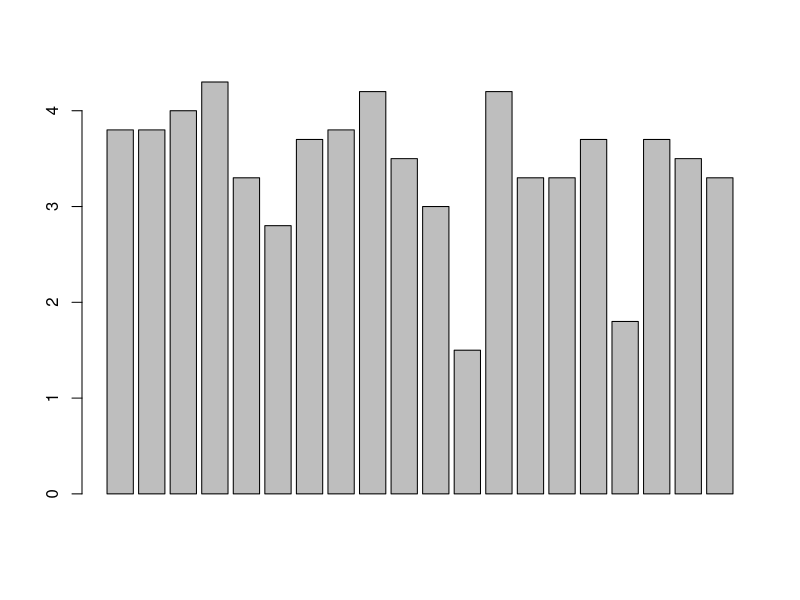
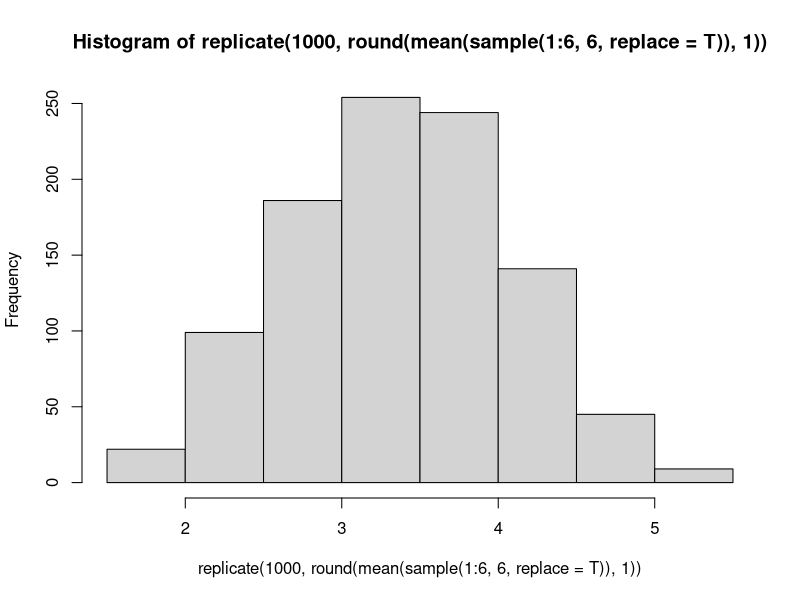
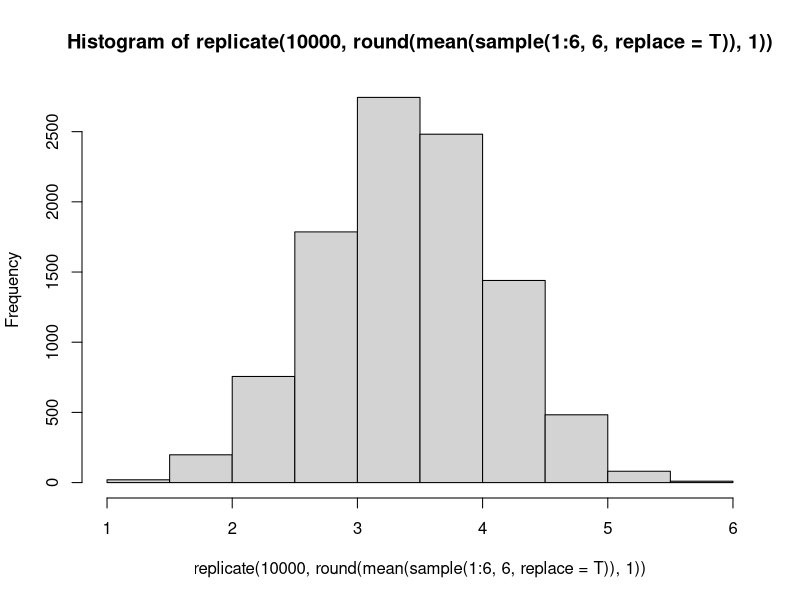
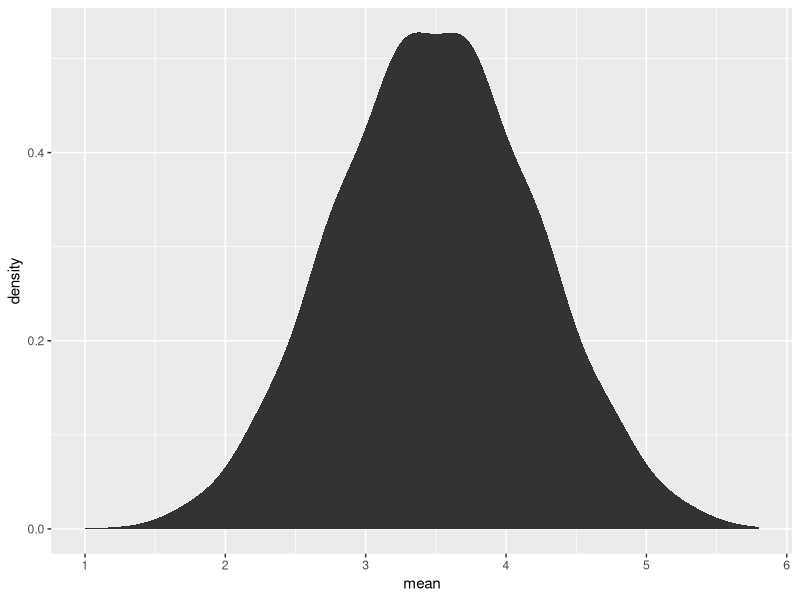
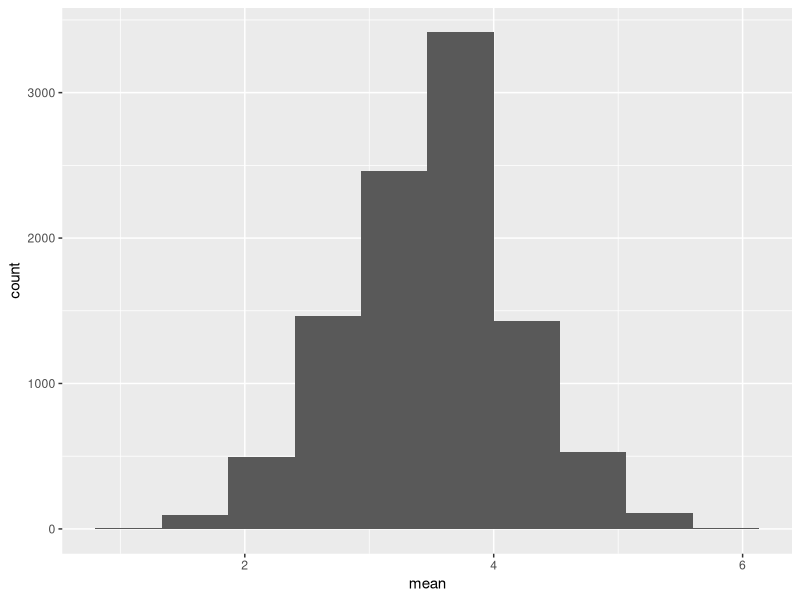
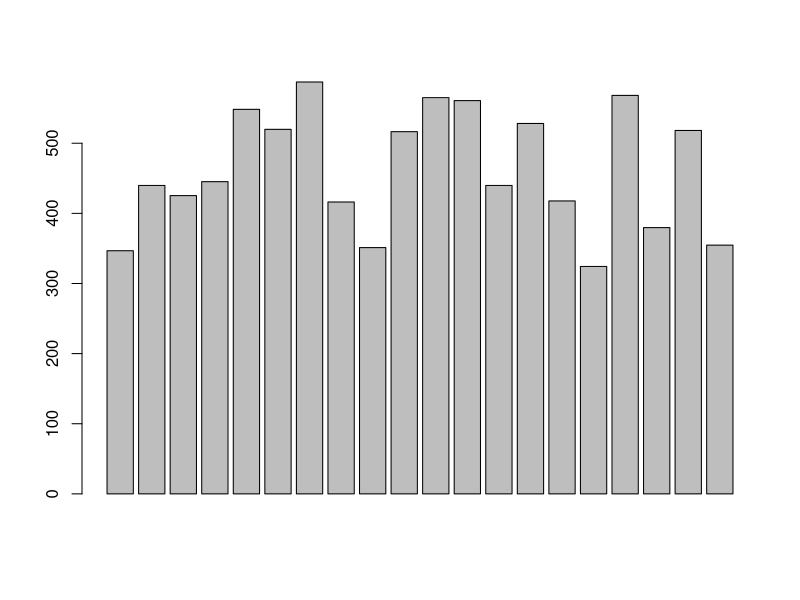
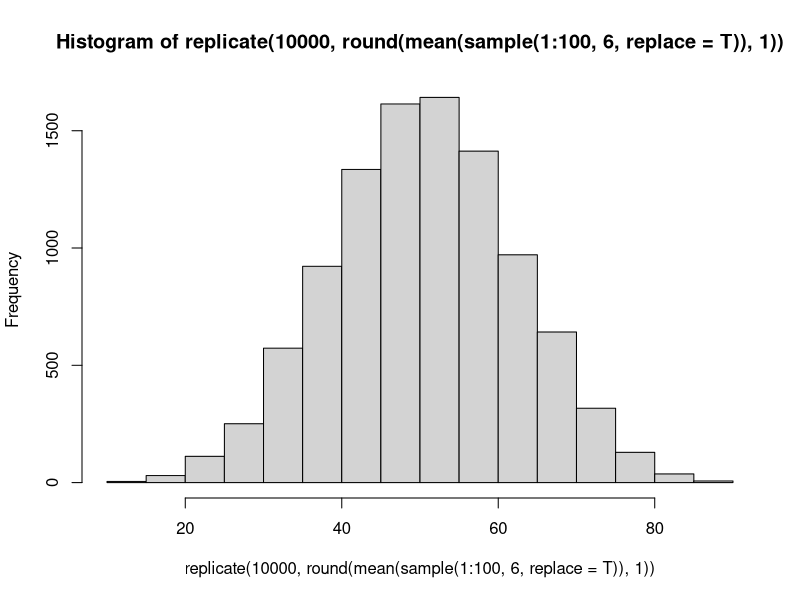
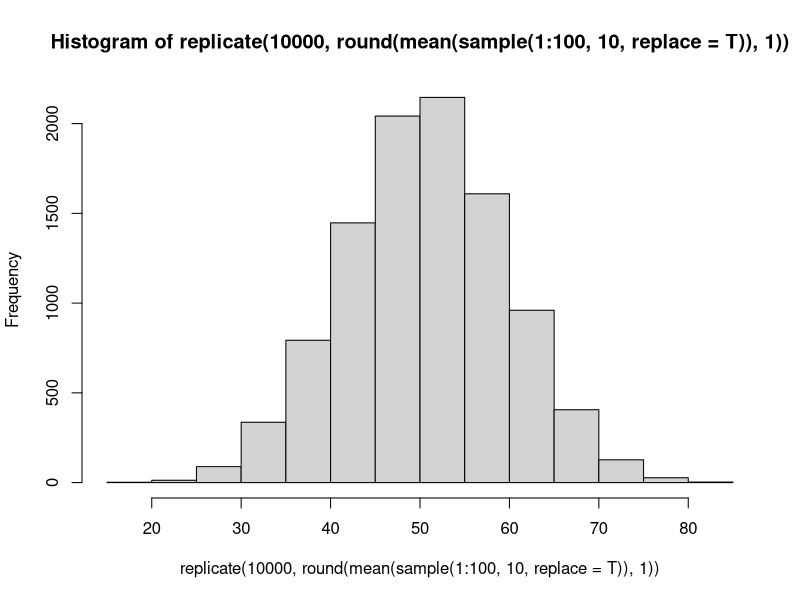

Here is the R script that generated these plots, in order:
#23-0726 wedn 10:23

#
library(tidyverse)


#

sample(1:6, 6, replace = T)
round(mean(sample(1:6, 6, replace = T)),1)
replicate(20,round(mean(sample(1:6, 6, replace = T)),1))

replicate(20,round(mean(sample(1:6, 6, replace = T)),1)) |> 
  barplot()

replicate(1000,round(mean(sample(1:6, 6, replace = T)),1)) |> 
  hist()

replicate(10000,round(mean(sample(1:6, 6, replace = T)),1)) |> 
  hist()

replicate(10000,round(mean(sample(1:6, 6, replace = T)),1)) |> 
  as.data.frame() -> temp_a

temp_a |> as.tibble() |> mutate(
  num = row_number(), .before = 1
) |> rename(mean = 2) -> temp_2

ggplot(temp_2, aes(x =mean)) +
  stat_density(adjust = 2)

?geom_density
geom_bar
ggplot(temp_2, aes(x =mean)) +
  geom_histogram(bins = 10)

#응용
sample(1:1000, 6, replace = T)
round(mean(sample(1:1000, 6, replace = T)), 1)
replicate(20, round(mean(sample(1:1000, 6, replace = T)), 1))
replicate(20, round(mean(sample(1:1000, 6, replace = T)), 1)) |> 
  barplot()

round(mean(sample(1:100, 6, replace = T)), 1)
replicate(10000, round(mean(sample(1:100, 6, replace = T)), 1)) |> 
  hist()


replicate(10000, round(mean(sample(1:100, 10, replace = T)), 1)) |> 
  hist()

replicate(10000, round(mean(sample(1:100, 20, replace = T)), 1)) |> 
  hist()
